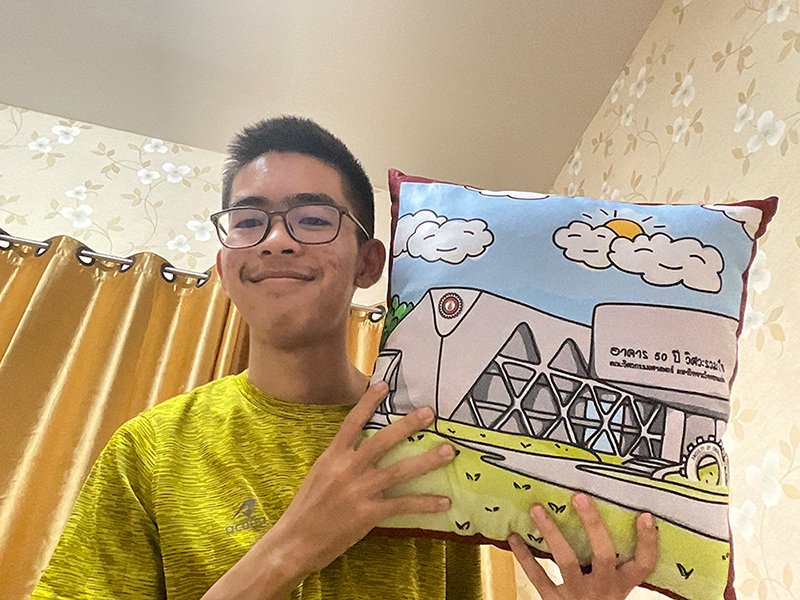
#> input picture img.jpg, 800 x 600 px
$ python face.py
#> lines starting #> are read from the running program, lines starting #| are printed output that depends on the picture; after the words box and inside, x2 and y2 are one past the last pixel; in counts of white or black regions, pixels touching at a corner belong together

import cv2
img = cv2.imread('img.jpg')#เเปลงจาก ImagePath ให้ใส่ในตัวเเปล img
#> img is the input picture: shape (600, 800, 3); mean B, G, R 127.6, 163.6, 183.2
face_cascade = cv2.CascadeClassifier('Haar_Cascades.xml')#เเปลงตรวจจับใบหน้าให้อยู่ใน face_cascade
gray = cv2.cvtColor(img, cv2.COLOR_BGR2GRAY)#แปลงรูปเป็นขาวดำ
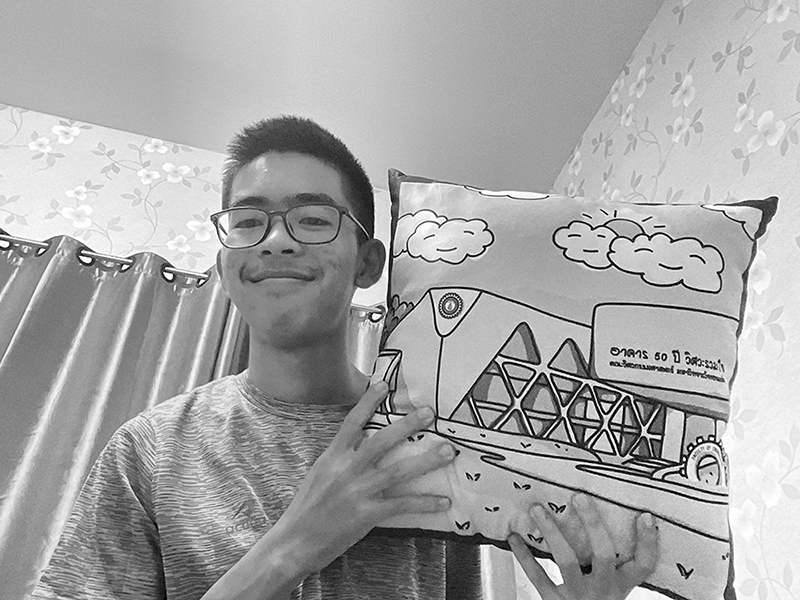
#> gray: shape (600, 800); min 0, max 255, mean 165.3

faces = face_cascade.detectMultiScale(gray, 1.3)   #ใช้ Haar Cascades ในการตรวจจับใบหน้า
#> faces = [[202, 160, 156, 156]]
for (x,y,w,h) in faces:
    cv2.rectangle(img,(x,y),(x+w,y+h),(222,255,0), 2)   #วาดกรอบใบหน้าสีฟ้า
#> this loop made 1 pass
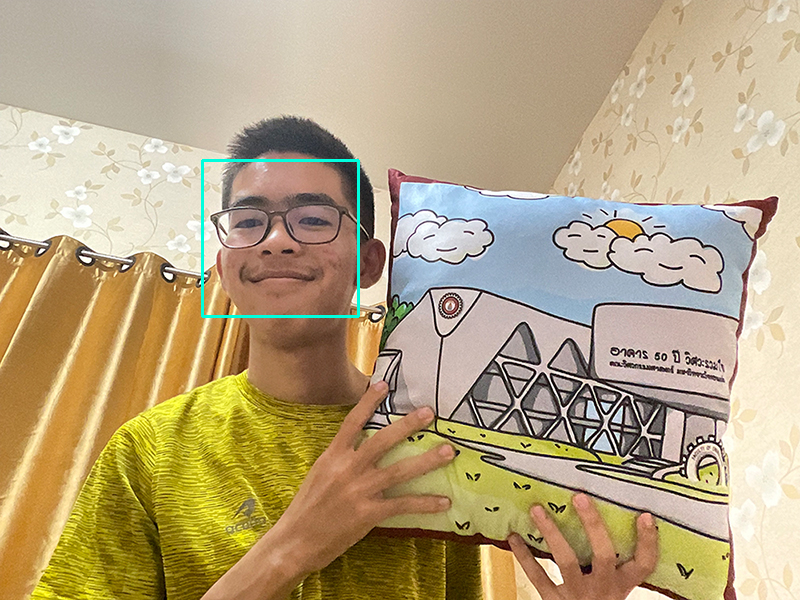
#> img: shape (600, 800, 3); 0.39% of pixels changed, all inside (x1, y1, x2, y2) = (201, 159, 360, 318)

cv2.imshow('img.jpg',img)
cv2.waitKey(0)
cv2.destroyAllWindows()

$ run again, with 11.jpg copied over img.jpg
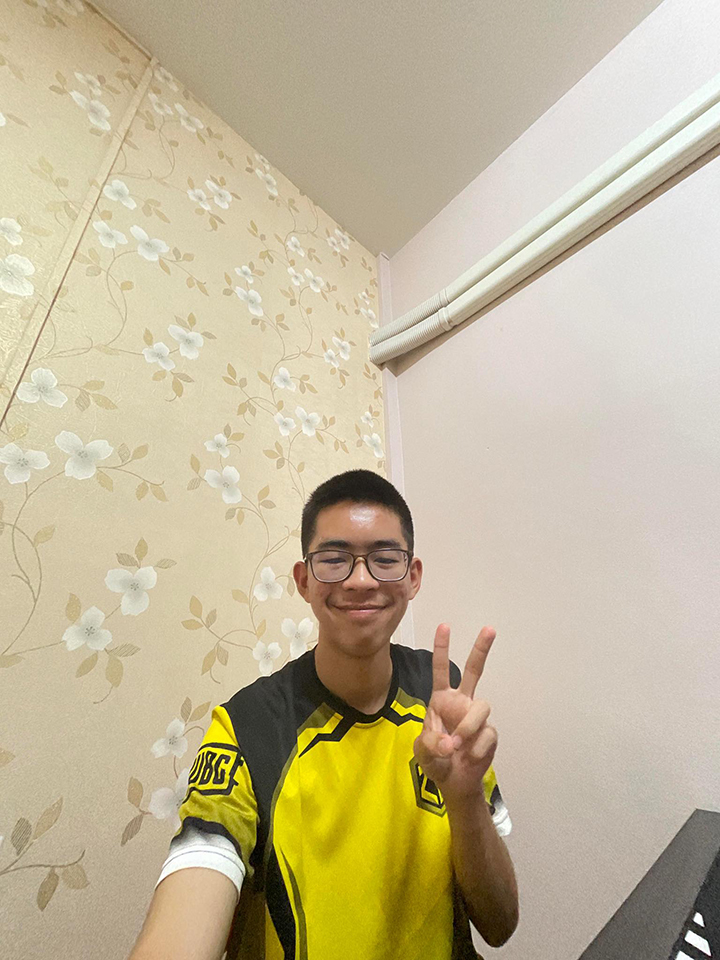
#> input picture 11.jpg, 720 x 960 px
#> img is the input picture: shape (960, 720, 3); mean B, G, R 154.2, 183.9, 195.6
#> `gray = cv2.cvtColor(img, cv2.COLOR_BGR2GRAY)#แปลงรูปเป็นขาวดำ`:
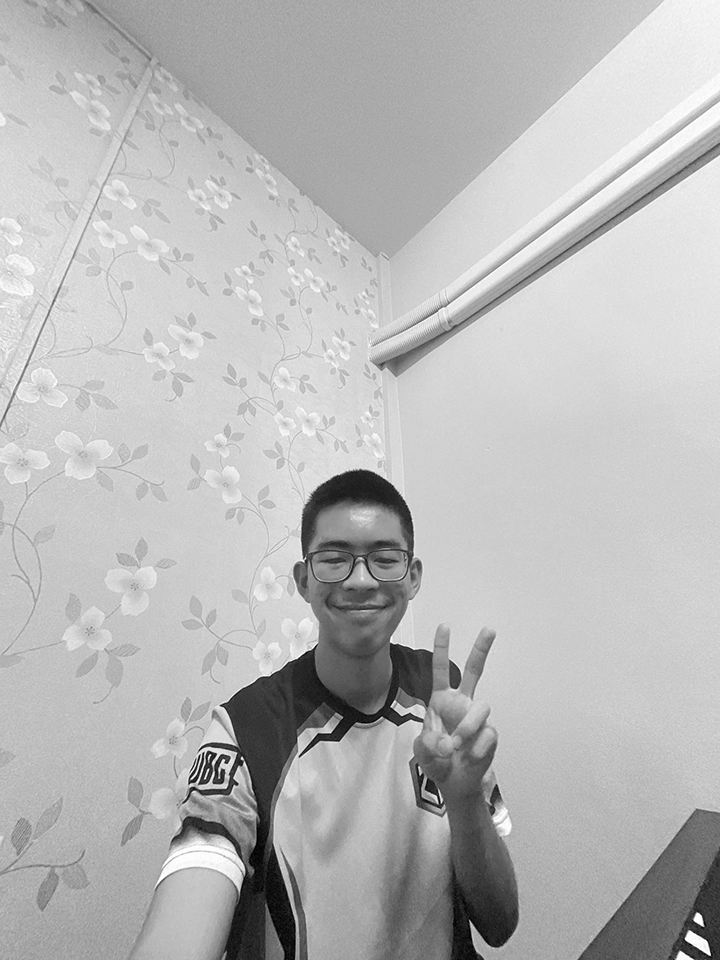
#> gray: shape (960, 720); min 0, max 255, mean 184.1
#> faces = [[293, 507, 134, 134]]
#> the loop `for (x,y,w,h) in faces:` made 1 pass
#> after the loop `for (x,y,w,h) in faces:`:
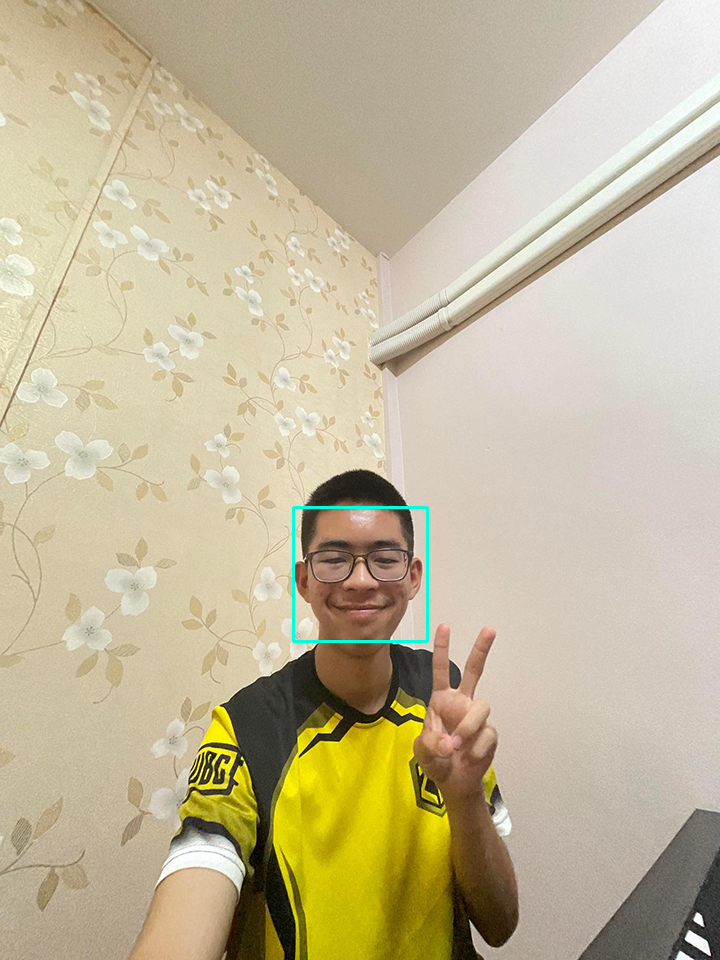
#> img: shape (960, 720, 3); 0.23% of pixels changed, all inside (x1, y1, x2, y2) = (292, 506, 429, 643)
